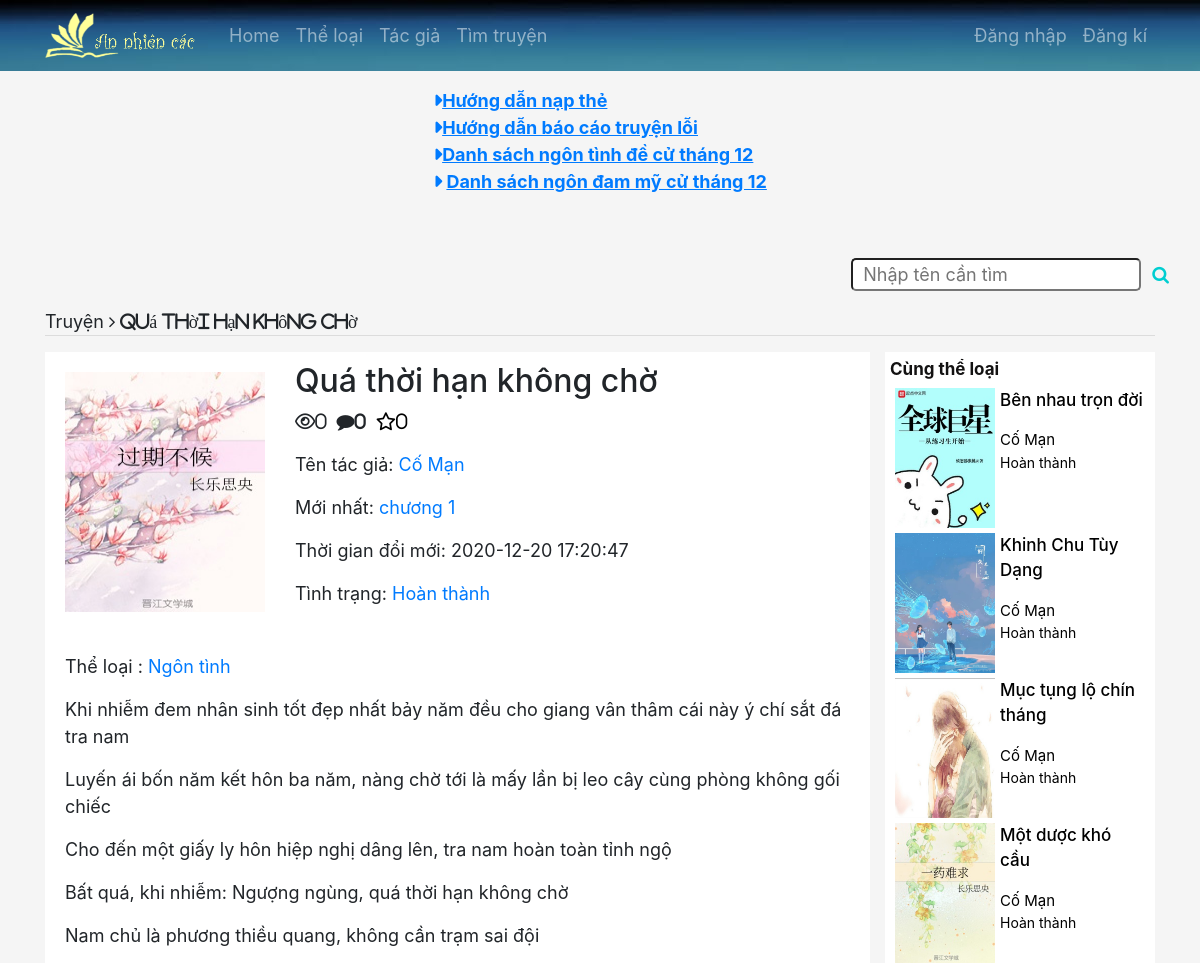
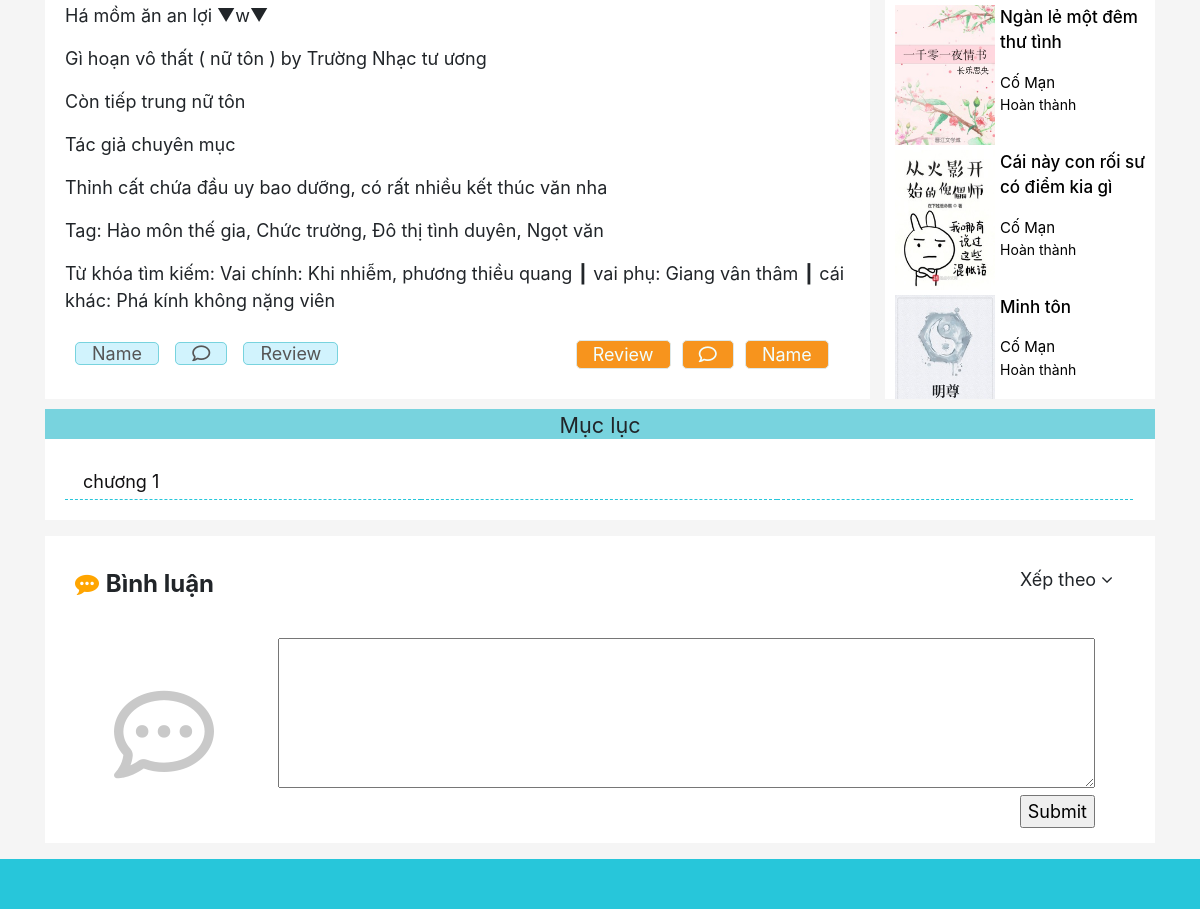
The app's page /chitiettruyen.php?tentruyen=Quá thời hạn không chờ&&masach=MS12 with its own data (2 pictures, top to bottom).
### tables this page shows
CREATE TABLE `sach` (
  `ma_sach` char(7) NOT NULL,
  `ten_sach` varchar(100) NOT NULL,
  `mo_ta` varchar(500) DEFAULT NULL,
  `tinh_trang` varchar(15) NOT NULL,
  `hinh_anh` char(40) NOT NULL,
  `ma_tac_gia` char(7) NOT NULL,
  `luot_doc` int(11) NOT NULL,
  `gia_tien` int(11) NOT NULL,
  `khoa` int(11) NOT NULL
);

CREATE TABLE `noi_dung_sach` (
  `ma_chuong` int(11) NOT NULL,
  `ma_sach` char(7) NOT NULL,
  `ten_chuong` varchar(30) NOT NULL,
  `noi_dung_chuong` varchar(30) NOT NULL,
  `ngay` datetime NOT NULL,
  `stt` int(11) NOT NULL
);

CREATE TABLE `the_loai_sach` (
  `ma_loai` char(7) NOT NULL,
  `ten_loai` varchar(40) NOT NULL
);

CREATE TABLE `tac_gia` (
  `ma_tac_gia` char(7) NOT NULL,
  `ten_tac_gia` varchar(30) NOT NULL
);

### chitiettruyen.php (the view, shortened to what this page needs)
<?php
    include 'function.php';
    $masach=$_SESSION['ma_sach'];
    $result = mysqli_query($conn,"select * from sach where ma_sach = '". $masach."'");
    $row = mysqli_fetch_array($result);
    $result1  = mysqli_query($conn,"select count(ma_binh_luan) from binh_luan where ma_sach='".$masach."'");
    $row1 = mysqli_fetch_array($result1);
    $result2 = mysqli_query($conn,"select ten_tac_gia,ma_tac_gia from tac_gia where ma_tac_gia = '".$row['ma_tac_gia']."'");
    $row2 = mysqli_fetch_array($result2);
    $result4 = mysqli_query($conn,"select * from noi_dung_sach where ma_sach='".$masach."' and ngay=(select max(ngay)  from noi_dung_sach where ma_sach = '".$masach."')");
    $row4 = mysqli_fetch_array($result4);
    $result5  = mysqli_query($conn,"select ten_loai from tag_sach ts join the_loai_sach tl on tl.ma_loai=ts.ma_loai where ma_sach='".$masach."'");
    $luotdoc=luotdoc($masach);
?>
<div class="chitiettruyen">
    <div class="container">
        <br>
        <div class="tennd">
            <p>Truyện <i class="fa fa-angle-right" aria-hidden="true"><?php echo " ".$row['ten_sach']?> </i></p>
        </div>
        <hr style="margin-top: -1rem;">
        <div class="thong_tin">
            <div class="row">
                <div class="col-lg-9">
                    <div id="thongtintruyen" id="thongtin" class="thong-tin-1">
                        <div class="thong-tin-1-1">
                            <div class="detail_img" style="margin: 20px;" >
                                <?php echo '<img src="./truyen/'.$row['ten_sach'].'/'.$row['hinh_anh'].'" alt="" style="width: 200px;height: 240px;">';  ?>
                            </div>
                            <div class="detail_product">
                                <?php
                                $checkgia=0;
                                echo
                                '<h2>'.$row['ten_sach'].'</h2>
                                <div class="view-sach" style="display:flex;font-weight:100">
                                <p class="iconct"> <i class="fa fa-eye" aria-hidden="true"style="font-weight: 100;">'.$luotdoc.'</i></p>
                                <p class="iconct">   <i class="fa fa-comment" aria-hidden="true"style="font-weight: 100;">'.$row1['count(ma_binh_luan)'].'</i></p>';
                                    $danhgia=mysqli_query($conn,"select count(*) danhgia from danh_gia where ma_sach='".$masach."'");
                                    if(mysqli_num_rows($danhgia)>0){
                                        $kqdanhgia=mysqli_fetch_array($danhgia);
                                        if(isset($_SESSION['tai_khoan_tv'])){
                                            $checkdanhgia=mysqli_query($conn,"select * from danh_gia where ma_thanh_vien='".$_SESSION['tai_khoan_tv']."' and ma_sach='".$masach."'");
                                            if(mysqli_num_rows($checkdanhgia)>0){
                                                echo '
                                                <a href="xulidanhgia.php?huy" type="buttom" style="color:yellow"> <i class="fas fa-star    " style="font-weight: 100;"> <span style="color:black;">'.$kqdanhgia['danhgia'].'</span> </i></a>'
                                                ;
                                            }else{
                                                echo '
                                                <a href="xulidanhgia.php?chon"type="buttom" style="color:black">  <i class="fas fa-star    "style="font-weight: 100;">'.$kqdanhgia['danhgia'].' </i></a>'
                                            ;
                                            }
                                        }else{
                                            echo '
                                            <a href=""type="buttom" style="color:black">  <i class="fas fa-star    "style="font-weight: 100;">'.$kqdanhgia['danhgia'].' </i></a>'
                                            ;
                                        }
                                    }else {echo '
                                        <a href=""type="buttom" style="color:black">  <i class="fas fa-star    "style="font-weight: 100;"> 0 </i></a>
                                        ';}
                                echo'
                                </div>
                                <p>Tên tác giả: <a href="timkiem.php?tacgia='.$row['ma_tac_gia'].'">' .$_SESSION['tac_gia'].'</a></p>';
                                if($row['gia_tien']>0 && $checkgia==0){
                                       echo'
                                       <p>Mới nhất: '.$row4['ten_chuong'].'</p>
                                       ';
                                }else{
                                    echo'
                                        <p>Mới nhất: <a href="noidungchuong.php?chuong='.$row4['ma_chuong'].'">'.$row4['ten_chuong'].'</a></p>
                                    ';
                                }
                                echo'
                                <p>Thời gian đổi mới: '.$row4['ngay'].'</p>
                                <p>Tình trạng: <a href="timkiem.php?tinhtrang='.$row['tinh_trang'].'">'.$row['tinh_trang'].'</a></p>';
                                ?>
                            </div>
                        </div>
                        <div class="thong-tin-1-2">
                            <div>
                                <p> Thể loại :
                                    <?php
                                        while ($row5 = mysqli_fetch_array($result5)){
                                            echo'<a href="timkiem.php?theloai='.$row5['ten_loai'].'">'. $row5['ten_loai'].'</a>';
                                        }
                                    ?>
                                </p>
                            </div>
                            <div>
                                <?php
                                    $myfile = fopen("./truyen/".$row['ten_sach']."/".$row['mo_ta'], "r") or die("Unable to open file!");
                                    if (!$myfile) {
                                        echo "Can't open file";
                                    }
                                    else
                                    {
                                        while(!feof($myfile))
                                        {
                                            echo "<p>".fgets($myfile)."</p>";
                                        }
                                    }
                                ?>
                            </div>
                        </div>
                    </div>
                </div>
                <div class="col-lg-3" style="padding-left: 0;">
                    <div id="cungloai" class="right">
                        <div id="cungtheloai" class="right1" >
                            <ul id="hihi" style="overflow: scroll;">
                                    <li><b>Cùng thể loại</b></li>
                                    <?php
                                        $result7=mysqli_query($conn,"select * from sach where ma_tac_gia='".$row['ma_tac_gia']."';");
                                        if(mysqli_num_rows($result7) > 1 ){
                                            while ($row7 = mysqli_fetch_array($result7)){
                                                if($row7['ma_sach']==$masach){continue;}
                                                echo'
                                                <li>
                                                    <div class="rr">
                                                        <a href="">
                                                            <img src="./truyen/'.$row7['ten_sach'].'/'.$row7['hinh_anh'].'" alt="">
                                                        </a>
                                                        <div class="rrr">
                                                            <p class="ts"><a href="chitiettruyen.php?tentruyen='.$row7['ten_sach'].'&&masach='.$row7['ma_sach'].'">'.$row7['ten_sach'].'</a></p>
                                                            <p class="tacgia"><a href="timkiem.php?tacgia='.$row2['ma_tac_gia'].'">'.$row2['ten_tac_gia'].'</a></p>
                                                            <p class="tinhtrang"><a href="timkiem.php?tinhtrang='.$row7['tinh_trang'].'">'.$row7['tinh_trang'].'</a></p>
                                                        </div>
                                                    </div>
                                                </li>
                                                ';
                                            }
                                        }
                                    ?>
                            </ul>
                        </div>
                    </div>
                </div>
            </div>
        </div>
        <div class="mucluc">
            <div class="mucluc1">
                <p>Mục lục</p>
            </div>
            <div class="mucluc2">
                <ul>
                    <?php
                    $result6 = mysqli_query($conn,"select * from noi_dung_sach where ma_sach = '".$masach."' order by stt ASC");
                        while ($row6 = mysqli_fetch_assoc($result6)){
                            if($row['gia_tien']>0 && $checkgia==0){
                                echo '<li class="mucluc2-2"><a id="khoachuong" class="btn disabled" href="noidungchuong.php?chuong='.$row6['ma_chuong'].'">'.$row6['ten_chuong'].'</a></li>'
                                ;
                            }else{
                               echo'<li class="mucluc2-2"><a href="noidungchuong.php?chuong='.$row6['ma_chuong'].'">'.$row6['ten_chuong'].'</a></li>';
                            }
                        }
                        $them = mysqli_num_rows($result6)%3;
                        if($them>0){
                            for($i=0;$i<3-$them;$i++){
                                echo '<li class="mucluc2-2"><a href=""></a>&nbsp</li>';
                            }
                        }
                    ?>
                </ul>
            </div>
        </div>
        <div class="binhluan">
        </div>
    </div>
</div>

### main.css (style rules this page uses)
html { height: 100%; }
.thong-tin-1 { background-color: white; height: 100%; }
.thong-tin-1-1 { display: flex; }
.thong-tin-1-2 { margin: 20px; }
.detail_product { width: 66%; margin: 10px; }
.right { background-color: white; }
.mucluc { background-color: white; margin-top: 10px; }
.mucluc1 { background-color: #78d3de; text-align: center; height: 30px; font-size: larger; }
.rr { display: flex; margin: 5px; }
.right1 ul { list-style-type: none; padding: 5px; }
.right1 ul li img { width: 100px; height: 140px; }
.right1 a { color: black; }
.right1 { color: rgb(19, 18, 18); font-size: 17px; }
.rrr { padding-left: 5px; }
.tacgia { font-size: 15px; margin: auto; }
.tinhtrang { color: #CCCCCC; font-size: 14px; margin: auto; }
.ts a { font-weight: 500; }
.mucluc2 ul { list-style-type: none; display: flex; flex-wrap: wrap; padding: 20px; }
.mucluc2-2 { width: 33.27%; margin: 0; border-bottom: 1px dashed #27c6da; float: left; padding: .5em 0 .2em 1em; }
.binhluan { background-color: white; padding: 10px; }
.mucluc2-2 a { color: #111011; }
.iconct { padding-right: 10px; }
#hihi { height: 200px; margin: 0; }

### records on screen
sach: ten_sach "Quá thời hạn không chờ", ten_sach+hinh_anh (picture), tinh_trang "Hoàn thành"
noi_dung_sach: ten_chuong "chương 1", ngay "2020-12-20 17:20:47"
the_loai_sach: ten_loai "Ngôn tình"
sach: ten_sach+hinh_anh (picture), ten_sach "Bên nhau trọn đời", ma_tac_gia.ten_tac_gia "Cố Mạn", tinh_trang "Hoàn thành"
sach: ten_sach+hinh_anh (picture), ten_sach "Khinh Chu Tùy Dạng", ma_tac_gia.ten_tac_gia "Cố Mạn", tinh_trang "Hoàn thành"
sach: ten_sach+hinh_anh (picture), ten_sach "Mục tụng lộ chín tháng", ma_tac_gia.ten_tac_gia "Cố Mạn", tinh_trang "Hoàn thành"
sach: ten_sach+hinh_anh (picture), ten_sach "Một dược khó cầu", ma_tac_gia.ten_tac_gia "Cố Mạn", tinh_trang "Hoàn thành"
sach: ten_sach+hinh_anh (picture), ten_sach "Ngàn lẻ một đêm thư tình", ma_tac_gia.ten_tac_gia "Cố Mạn", tinh_trang "Hoàn thành"
sach: ten_sach+hinh_anh (picture), ten_sach "Cái này con rối sư có điểm kia gì", ma_tac_gia.ten_tac_gia "Cố Mạn", tinh_trang "Hoàn thành"
sach: ten_sach+hinh_anh (picture), ten_sach "Minh tôn", ma_tac_gia.ten_tac_gia "Cố Mạn", tinh_trang "Hoàn thành"

### other values on screen
$luotdoc "0"
$row1['count(ma_binh_luan)'] "0"
$kqdanhgia['danhgia'] "0"
$_SESSION['tac_gia'] "Cố Mạn"
fgets($myfile) "Khi nhiễm đem nhân sinh tốt đẹp nhất bảy năm đều cho giang vân thâm cái này ý chí sắt đá tra nam"
fgets($myfile) "Luyến ái bốn năm kết hôn ba năm, nàng chờ tới là mấy lần bị leo cây cùng phòng không gối chiếc"
fgets($myfile) "Cho đến một giấy ly hôn hiệp nghị dâng lên, tra nam hoàn toàn tỉnh ngộ"
fgets($myfile) "Bất quá, khi nhiễm: Ngượng ngùng, quá thời hạn không chờ"
fgets($myfile) "Nam chủ là phương thiều quang, không cần trạm sai đội"
fgets($myfile) "Há mồm ăn an lợi ▼w▼"
fgets($myfile) "Gì hoạn vô thất ( nữ tôn ) by Trường Nhạc tư ương"
fgets($myfile) "Còn tiếp trung nữ tôn"
fgets($myfile) "Tác giả chuyên mục"
fgets($myfile) "Thỉnh cất chứa đầu uy bao dưỡng, có rất nhiều kết thúc văn nha"
fgets($myfile) "Tag: Hào môn thế gia, Chức trường, Đô thị tình duyên, Ngọt văn"
